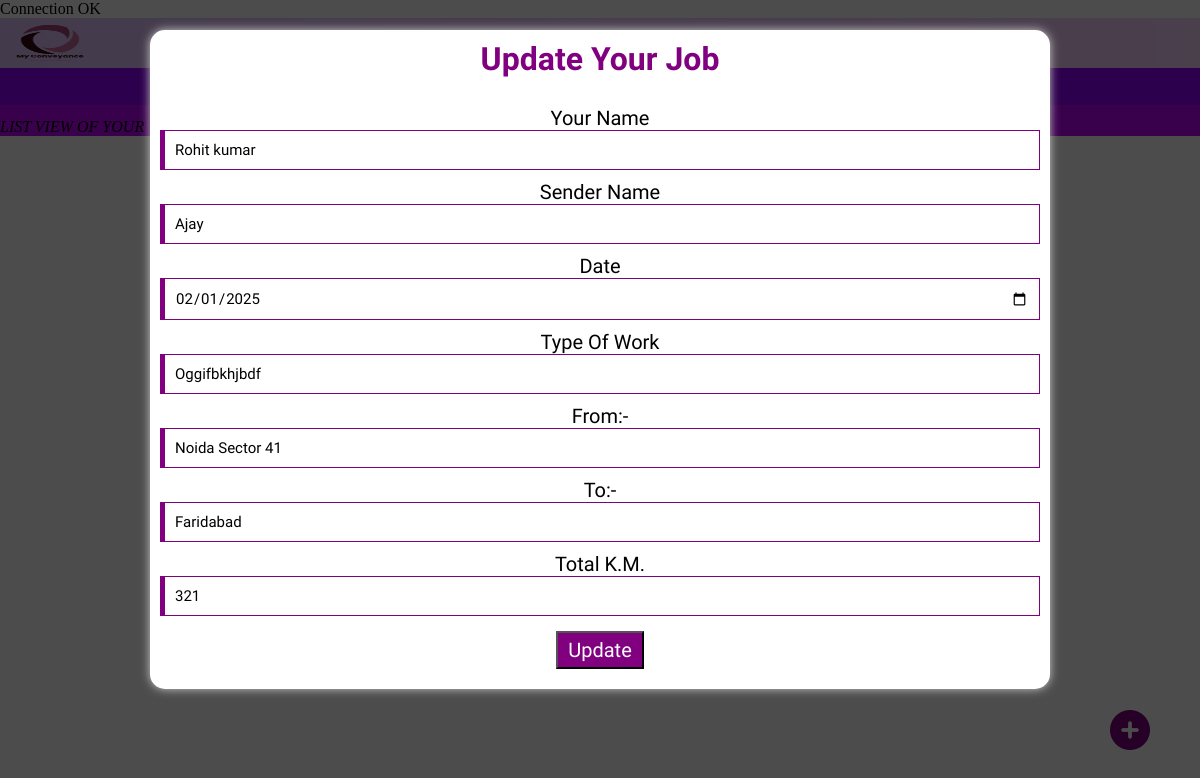
Page /user_1/apps/update_design.php?update_id=10 (signed in) on the committed database.
### tables this page shows
CREATE TABLE `rides` (
  `ride_id` int(10) NOT NULL,
  `rider_id` int(3) NOT NULL,
  `rider_name` text NOT NULL,
  `sender_name` text NOT NULL,
  `w_date` date NOT NULL,
  `work_type` text NOT NULL,
  `start_from` text NOT NULL,
  `end_to` text NOT NULL,
  `km` int(3) NOT NULL
);

### user_1/apps/update_design.php (the view, shortened to what this page needs)
<?php
include '../../connection/connection.php';
$id = $_GET['update_id'];
$display =  "SELECT * FROM rides where ride_id='$id'";
$rides = mysqli_query($conn, $display);
$result = mysqli_fetch_assoc($rides);
?>
<!DOCTYPE html>
<html lang="en">
<head>
    <link rel="stylesheet" href="works/css/works.css">
    <link rel="stylesheet" href="https://cdnjs.cloudflare.com/ajax/libs/animate.css/4.1.1/animate.min.css"/>
    <link rel="stylesheet" href="https://cdnjs.cloudflare.com/ajax/libs/font-awesome/6.5.2/css/all.min.css" />
</head>
<body>
    <div class="row">
        <header class="col-12">
            <div>
                <img src="../../../../img/logo.png" alt="logo" id="logo">
            </div>
            <h2><center style="height: 50px; text-align: center; color: red;"><span id="profile_name"></span></center></h2>
        </header>
    </div>
    <div class="row">
        <nav class="col-12">
            <ul>
                <li class="col-6"><a href="../user_1.php"><i class="fas fa-arrow-left"></i> Back</a></li>
                <li class="col-6"><a href="#"><i class="fas fa-list"></i> Jobs View</a></li>
            </ul>
        </nav>
    </div>
    <div class="col-12">
        <div class="marquee-bg">
            <marquee behavior="sliding" direction="left" scrollamount="5" class="marquee-text"><i>LIST VIEW OF YOUR TOTAL JOBS DONE IN THIS MONTH, HOPE YOU DONE THIS MONTH A GOOD WORK, SEE YOU IN NEXT MONTH, GOOD LUCK !</i></marquee>
        </div>
    </div>
    <a href="#"><i class="fas fa-plus-circle" id="addwork"></i></a>
    <div id="jobs_bg" class="animate__animated animate__fadeIn" style='display:block'>
        <center>
        <div id="add_job" class="animate__animated animate__slideInDown">
            <h1>Update Your Job</h1><br>
            <form id="add_work" action="#" method="POST">
                <p id="add">Your Name</p>
                <input type="text" name="rname" value="<?php echo $result['rider_name']; ?>" placeholder="Type Your Name" id="ridername" required="required"></input>
                <p id="add">Sender Name</p>
                <input type="text" name="sender" value="<?php echo $result['sender_name']; ?>" placeholder="Sender Name" id="s_name" required="required">
                <p id="add">Date</p>
                <Input type="date" name="wdate" value="<?php echo $result['w_date']; ?>" placeholder="Date" id="date" required="required">
                <p id="add">Type Of Work</p>
                <input type="text" name="work" value="<?php echo $result['work_type']; ?>" placeholder="Work Type" id="work_type" required="required">
                <p id="add">From:-</p>
                <input type="text" name="startfrom" value="<?php echo $result['start_from']; ?>" placeholder="From" id="frm" required="required">
                <p id="add">To:-</p>
                <input type="text" name="endto" value="<?php echo $result['end_to']; ?>" placeholder="To" id="to" required="required">
                <p id="add">Total K.M.</p>
                <input type="number" name="km" value="<?php echo $result['km']; ?>" placeholder="Total K.M." id="total_km" required="required">
                <input type="submit"id="submit_btn" name="update" value="Update">
            </form>
        </div>
        </center>
    </div>
</body>
</html>

### user_1/apps/works/css/works.css (style rules this page uses)
* { margin: 0; padding: 0; box-sizing: border-box; }
.col-6 { width: 50%; }
.col-12 { width: 100%; }
#logo { float: left; height: 50px; width: 100px; }
header { height: 50px; background: rgb(127,0,255); background: linear-gradient(90deg, rgba(127,0,255,0.2329306722689075) 0%, rgba(225,0,255,0.17690826330532217) 100%); }
a { color: white; text-decoration: none; font-family: sans-serif; }
nav { background: #9400ff; height: 40px; }
ul { list-style: none; padding: 0; margin: 0; }
li { float: left; text-align: center; padding-top: 13px; height: 50px; }
.marquee-text { background-color: #bf00ff; margin-top: -3px; }
#addwork { font-size: 40px; position: fixed; bottom: 50px; right: 50px; color: purple; }
#jobs_bg { width: 100%; height: 100vh; background: rgba(0, 0, 0, 0.7); position: absolute; top: 0; left: 0; display: none; }
#add_job { width: 75%; height: auto; background-color: white; box-shadow: 0px 0px 10px #ccc; border-radius: 15px; padding: 10px; margin-top: 30px; }
#add_job h1 { text-align: center; color: purple; font-family: 'Ubuntu' , sans-serif; }
#riderid ,#ridername ,#s_name ,#date ,#work_type ,#frm ,#to ,#total_km { width: 100%; padding: 10px; font-family: 'Ubuntu', sans-serif; font-size: 15px; border: none; border: 1px solid purple; border-left: 5px solid purple; outline: none; }
#add { font-family: 'Ubuntu', sans-serif; font-size: 20px; margin-top: 10px; }
#submit_btn ,#close_btn { font-family: 'Ubuntu', sans-serif; font-size: 20px; padding: 5px 10px; margin-top: 15px; color: white; background-color: purple; margin-bottom: 10px; }

### rows in the picture
rides: rname "Rohit kumar", sender "Ajay", wdate "02/01/2025", work "Oggifbkhjbdf", startfrom "Noida Sector 41", endto "Faridabad", km "321"
